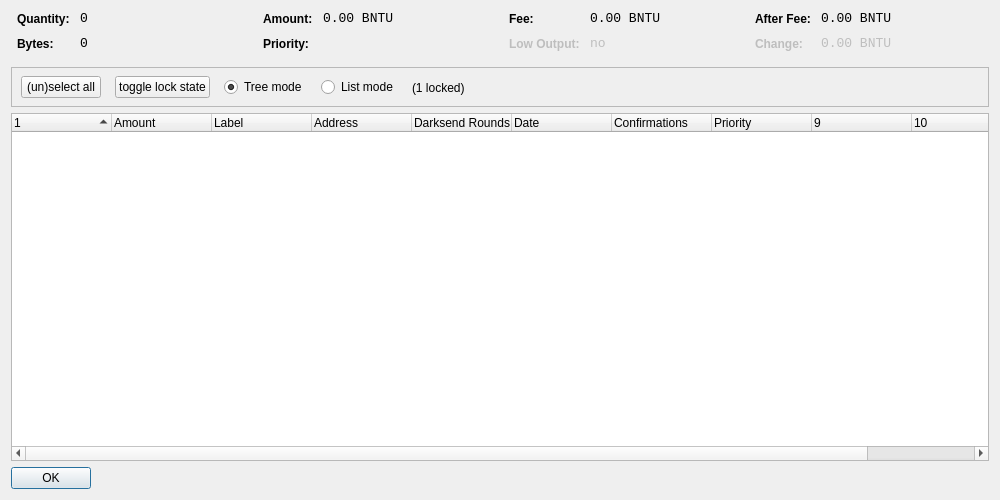
<?xml version="1.0" encoding="UTF-8"?>
<ui version="4.0">
 <class>CoinControlDialog</class>
 <widget class="QDialog" name="CoinControlDialog">
  <property name="geometry">
   <rect>
    <x>0</x>
    <y>0</y>
    <width>1000</width>
    <height>500</height>
   </rect>
  </property>
  <property name="windowTitle">
   <string>Coin Control</string>
  </property>
  <layout class="QVBoxLayout" name="verticalLayout">
   <item>
    <layout class="QHBoxLayout" name="horizontalLayoutTop" stretch="0,0,0,0">
     <property name="topMargin">
      <number>0</number>
     </property>
     <property name="bottomMargin">
      <number>10</number>
     </property>
     <item>
      <layout class="QFormLayout" name="formLayoutCoinControl1">
       <property name="horizontalSpacing">
        <number>10</number>
       </property>
       <property name="verticalSpacing">
        <number>10</number>
       </property>
       <property name="leftMargin">
        <number>6</number>
       </property>
       <property name="rightMargin">
        <number>6</number>
       </property>
       <item row="0" column="0">
        <widget class="QLabel" name="labelCoinControlQuantityText">
         <property name="styleSheet">
          <string notr="true">font-weight:bold;</string>
         </property>
         <property name="text">
          <string>Quantity:</string>
         </property>
        </widget>
       </item>
       <item row="0" column="1">
        <widget class="QLabel" name="labelCoinControlQuantity">
         <property name="font">
          <font>
           <family>Monospace</family>
           <pointsize>10</pointsize>
          </font>
         </property>
         <property name="cursor">
          <cursorShape>IBeamCursor</cursorShape>
         </property>
         <property name="contextMenuPolicy">
          <enum>Qt::ActionsContextMenu</enum>
         </property>
         <property name="text">
          <string notr="true">0</string>
         </property>
         <property name="textInteractionFlags">
          <set>Qt::LinksAccessibleByMouse|Qt::TextSelectableByKeyboard|Qt::TextSelectableByMouse</set>
         </property>
        </widget>
       </item>
       <item row="1" column="0">
        <widget class="QLabel" name="labelCoinControlBytesText">
         <property name="styleSheet">
          <string notr="true">font-weight:bold;</string>
         </property>
         <property name="text">
          <string>Bytes:</string>
         </property>
        </widget>
       </item>
       <item row="1" column="1">
        <widget class="QLabel" name="labelCoinControlBytes">
         <property name="font">
          <font>
           <family>Monospace</family>
           <pointsize>10</pointsize>
          </font>
         </property>
         <property name="cursor">
          <cursorShape>IBeamCursor</cursorShape>
         </property>
         <property name="contextMenuPolicy">
          <enum>Qt::ActionsContextMenu</enum>
         </property>
         <property name="text">
          <string notr="true">0</string>
         </property>
         <property name="textInteractionFlags">
          <set>Qt::LinksAccessibleByMouse|Qt::TextSelectableByKeyboard|Qt::TextSelectableByMouse</set>
         </property>
        </widget>
       </item>
      </layout>
     </item>
     <item>
      <layout class="QFormLayout" name="formLayoutCoinControl2">
       <property name="horizontalSpacing">
        <number>10</number>
       </property>
       <property name="verticalSpacing">
        <number>10</number>
       </property>
       <property name="leftMargin">
        <number>6</number>
       </property>
       <property name="rightMargin">
        <number>6</number>
       </property>
       <item row="0" column="0">
        <widget class="QLabel" name="labelCoinControlAmountText">
         <property name="styleSheet">
          <string notr="true">font-weight:bold;</string>
         </property>
         <property name="text">
          <string>Amount:</string>
         </property>
        </widget>
       </item>
       <item row="0" column="1">
        <widget class="QLabel" name="labelCoinControlAmount">
         <property name="font">
          <font>
           <family>Monospace</family>
           <pointsize>10</pointsize>
          </font>
         </property>
         <property name="cursor">
          <cursorShape>IBeamCursor</cursorShape>
         </property>
         <property name="contextMenuPolicy">
          <enum>Qt::ActionsContextMenu</enum>
         </property>
         <property name="text">
          <string notr="true">0.00 BNTU</string>
         </property>
         <property name="textInteractionFlags">
          <set>Qt::LinksAccessibleByMouse|Qt::TextSelectableByKeyboard|Qt::TextSelectableByMouse</set>
         </property>
        </widget>
       </item>
       <item row="1" column="0">
        <widget class="QLabel" name="labelCoinControlPriorityText">
         <property name="styleSheet">
          <string notr="true">font-weight:bold;</string>
         </property>
         <property name="text">
          <string>Priority:</string>
         </property>
        </widget>
       </item>
       <item row="1" column="1">
        <widget class="QLabel" name="labelCoinControlPriority">
         <property name="font">
          <font>
           <family>Monospace</family>
           <pointsize>10</pointsize>
          </font>
         </property>
         <property name="cursor">
          <cursorShape>IBeamCursor</cursorShape>
         </property>
         <property name="contextMenuPolicy">
          <enum>Qt::ActionsContextMenu</enum>
         </property>
         <property name="text">
          <string/>
         </property>
         <property name="textInteractionFlags">
          <set>Qt::LinksAccessibleByMouse|Qt::TextSelectableByKeyboard|Qt::TextSelectableByMouse</set>
         </property>
        </widget>
       </item>
      </layout>
     </item>
     <item>
      <layout class="QFormLayout" name="formLayoutCoinControl3">
       <property name="horizontalSpacing">
        <number>10</number>
       </property>
       <property name="verticalSpacing">
        <number>10</number>
       </property>
       <property name="leftMargin">
        <number>6</number>
       </property>
       <property name="rightMargin">
        <number>6</number>
       </property>
       <item row="0" column="0">
        <widget class="QLabel" name="labelCoinControlFeeText">
         <property name="styleSheet">
          <string notr="true">font-weight:bold;</string>
         </property>
         <property name="text">
          <string>Fee:</string>
         </property>
        </widget>
       </item>
       <item row="0" column="1">
        <widget class="QLabel" name="labelCoinControlFee">
         <property name="font">
          <font>
           <family>Monospace</family>
           <pointsize>10</pointsize>
          </font>
         </property>
         <property name="cursor">
          <cursorShape>IBeamCursor</cursorShape>
         </property>
         <property name="contextMenuPolicy">
          <enum>Qt::ActionsContextMenu</enum>
         </property>
         <property name="text">
          <string notr="true">0.00 BNTU</string>
         </property>
         <property name="textInteractionFlags">
          <set>Qt::LinksAccessibleByMouse|Qt::TextSelectableByKeyboard|Qt::TextSelectableByMouse</set>
         </property>
        </widget>
       </item>
       <item row="1" column="0">
        <widget class="QLabel" name="labelCoinControlLowOutputText">
         <property name="enabled">
          <bool>false</bool>
         </property>
         <property name="styleSheet">
          <string notr="true">font-weight:bold;</string>
         </property>
         <property name="text">
          <string>Low Output:</string>
         </property>
        </widget>
       </item>
       <item row="1" column="1">
        <widget class="QLabel" name="labelCoinControlLowOutput">
         <property name="enabled">
          <bool>false</bool>
         </property>
         <property name="font">
          <font>
           <family>Monospace</family>
           <pointsize>10</pointsize>
          </font>
         </property>
         <property name="cursor">
          <cursorShape>IBeamCursor</cursorShape>
         </property>
         <property name="contextMenuPolicy">
          <enum>Qt::ActionsContextMenu</enum>
         </property>
         <property name="text">
          <string notr="true">no</string>
         </property>
         <property name="textInteractionFlags">
          <set>Qt::LinksAccessibleByMouse|Qt::TextSelectableByKeyboard|Qt::TextSelectableByMouse</set>
         </property>
        </widget>
       </item>
      </layout>
     </item>
     <item>
      <layout class="QFormLayout" name="formLayoutCoinControl4">
       <property name="horizontalSpacing">
        <number>10</number>
       </property>
       <property name="verticalSpacing">
        <number>10</number>
       </property>
       <property name="leftMargin">
        <number>6</number>
       </property>
       <property name="rightMargin">
        <number>6</number>
       </property>
       <item row="0" column="0">
        <widget class="QLabel" name="labelCoinControlAfterFeeText">
         <property name="styleSheet">
          <string notr="true">font-weight:bold;</string>
         </property>
         <property name="text">
          <string>After Fee:</string>
         </property>
        </widget>
       </item>
       <item row="0" column="1">
        <widget class="QLabel" name="labelCoinControlAfterFee">
         <property name="font">
          <font>
           <family>Monospace</family>
           <pointsize>10</pointsize>
          </font>
         </property>
         <property name="cursor">
          <cursorShape>IBeamCursor</cursorShape>
         </property>
         <property name="contextMenuPolicy">
          <enum>Qt::ActionsContextMenu</enum>
         </property>
         <property name="text">
          <string notr="true">0.00 BNTU</string>
         </property>
         <property name="textInteractionFlags">
          <set>Qt::LinksAccessibleByMouse|Qt::TextSelectableByKeyboard|Qt::TextSelectableByMouse</set>
         </property>
        </widget>
       </item>
       <item row="1" column="0">
        <widget class="QLabel" name="labelCoinControlChangeText">
         <property name="enabled">
          <bool>false</bool>
         </property>
         <property name="styleSheet">
          <string notr="true">font-weight:bold;</string>
         </property>
         <property name="text">
          <string>Change:</string>
         </property>
        </widget>
       </item>
       <item row="1" column="1">
        <widget class="QLabel" name="labelCoinControlChange">
         <property name="enabled">
          <bool>false</bool>
         </property>
         <property name="font">
          <font>
           <family>Monospace</family>
           <pointsize>10</pointsize>
          </font>
         </property>
         <property name="cursor">
          <cursorShape>IBeamCursor</cursorShape>
         </property>
         <property name="contextMenuPolicy">
          <enum>Qt::ActionsContextMenu</enum>
         </property>
         <property name="text">
          <string notr="true">0.00 BNTU</string>
         </property>
         <property name="textInteractionFlags">
          <set>Qt::LinksAccessibleByMouse|Qt::TextSelectableByKeyboard|Qt::TextSelectableByMouse</set>
         </property>
        </widget>
       </item>
      </layout>
     </item>
    </layout>
   </item>
   <item>
    <widget class="QFrame" name="frame">
     <property name="minimumSize">
      <size>
       <width>0</width>
       <height>40</height>
      </size>
     </property>
     <property name="frameShape">
      <enum>QFrame::StyledPanel</enum>
     </property>
     <property name="frameShadow">
      <enum>QFrame::Sunken</enum>
     </property>
     <widget class="QWidget" name="horizontalLayoutWidget">
      <property name="geometry">
       <rect>
        <x>10</x>
        <y>0</y>
        <width>781</width>
        <height>41</height>
       </rect>
      </property>
      <layout class="QHBoxLayout" name="horizontalLayoutPanel" stretch="0,0,0,0,0">
       <property name="spacing">
        <number>14</number>
       </property>
       <item>
        <widget class="QPushButton" name="pushButtonSelectAll">
         <property name="sizePolicy">
          <sizepolicy hsizetype="Maximum" vsizetype="Fixed">
           <horstretch>0</horstretch>
           <verstretch>0</verstretch>
          </sizepolicy>
         </property>
         <property name="text">
          <string>(un)select all</string>
         </property>
        </widget>
       </item>
        <item>
         <widget class="QPushButton" name="pushButtonToggleLock">
          <property name="sizePolicy">
           <sizepolicy hsizetype="Maximum" vsizetype="Fixed">
            <horstretch>0</horstretch>
            <verstretch>0</verstretch>
           </sizepolicy>
          </property>
          <property name="text">
           <string>toggle lock state</string>
          </property>
          <property name="autoDefault">
           <bool>false</bool>
          </property>
         </widget>
        </item>
       <item>
        <widget class="QRadioButton" name="radioTreeMode">
         <property name="sizePolicy">
          <sizepolicy hsizetype="Maximum" vsizetype="Fixed">
           <horstretch>0</horstretch>
           <verstretch>0</verstretch>
          </sizepolicy>
         </property>
         <property name="text">
          <string>Tree mode</string>
         </property>
         <property name="checked">
          <bool>true</bool>
         </property>
        </widget>
       </item>
       <item>
        <widget class="QRadioButton" name="radioListMode">
         <property name="sizePolicy">
          <sizepolicy hsizetype="Maximum" vsizetype="Fixed">
           <horstretch>0</horstretch>
           <verstretch>0</verstretch>
          </sizepolicy>
         </property>
         <property name="text">
          <string>List mode</string>
         </property>
        </widget>
       </item>
        <item>
         <widget class="QLabel" name="labelLocked">
          <property name="text">
           <string>(1 locked)</string>
          </property>
         </widget>
        </item>
       <item>
        <spacer name="horizontalSpacer">
         <property name="orientation">
          <enum>Qt::Horizontal</enum>
         </property>
         <property name="sizeHint" stdset="0">
          <size>
           <width>40</width>
           <height>20</height>
          </size>
         </property>
        </spacer>
       </item>
      </layout>
     </widget>
    </widget>
   </item>
   <item>
    <widget class="CoinControlTreeWidget" name="treeWidget">
     <property name="contextMenuPolicy">
      <enum>Qt::CustomContextMenu</enum>
     </property>
     <property name="sortingEnabled">
      <bool>false</bool>
     </property>
     <property name="columnCount">
      <number>11</number>
     </property>
     <attribute name="headerShowSortIndicator" stdset="0">
      <bool>true</bool>
     </attribute>
     <attribute name="headerStretchLastSection">
      <bool>false</bool>
     </attribute>
     <column>
      <property name="text">
       <string/>
      </property>
     </column>
     <column>
      <property name="text">
       <string>Amount</string>
      </property>
     </column>
     <column>
      <property name="text">
       <string>Label</string>
      </property>
     </column>
     <column>
      <property name="text">
       <string>Address</string>
      </property>
     </column>
     <column>
      <property name="text">
       <string>Darksend Rounds</string>
      </property>
    </column>
     <column>
      <property name="text">
       <string>Date</string>
      </property>
     </column>
     <column>
      <property name="text">
       <string>Confirmations</string>
      </property>
      <property name="toolTip">
       <string>Confirmed</string>
      </property>
     </column>
     <column>
      <property name="text">
       <string>Priority</string>
      </property>
     </column>
     <column>
      <property name="text">
       <string/>
      </property>
     </column>
     <column>
      <property name="text">
       <string/>
      </property>
     </column>
     <column>
      <property name="text">
       <string/>
      </property>
     </column>
     <column>
      <property name="text">
       <string/>
      </property>
     </column>
    </widget>
   </item>
   <item>
    <widget class="QDialogButtonBox" name="buttonBox">
     <property name="sizePolicy">
      <sizepolicy hsizetype="Maximum" vsizetype="Fixed">
       <horstretch>0</horstretch>
       <verstretch>0</verstretch>
      </sizepolicy>
     </property>
     <property name="orientation">
      <enum>Qt::Horizontal</enum>
     </property>
     <property name="standardButtons">
      <set>QDialogButtonBox::Ok</set>
     </property>
    </widget>
   </item>
  </layout>
 </widget>
 <customwidgets>
  <customwidget>
   <class>CoinControlTreeWidget</class>
   <extends>QTreeWidget</extends>
   <header>coincontroltreewidget.h</header>
  </customwidget>
 </customwidgets>
 <resources/>
 <connections/>
</ui>
